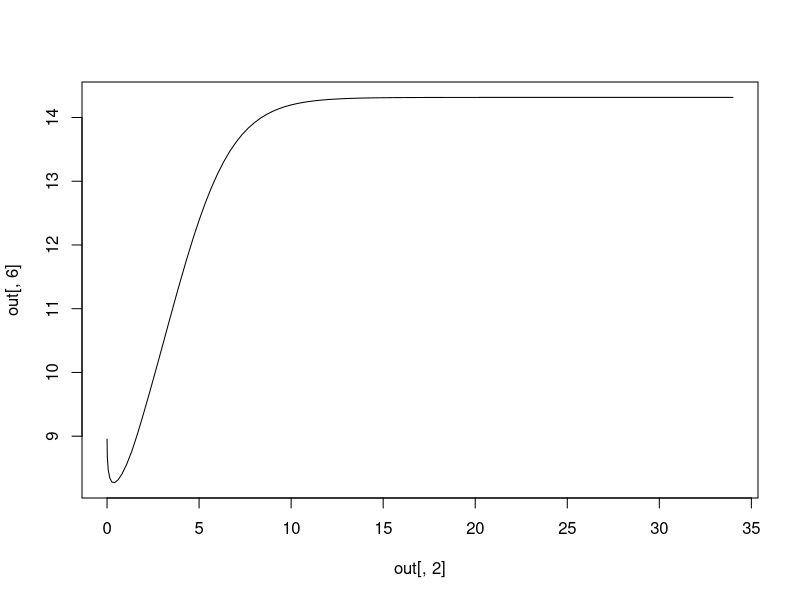

Reproduce this figure in R.
library(deSolve)

v <- 200 / 60

# the forcing functions; rule = 2 avoids NaNs in interpolation
Speed <- approxfun(x = c(0,1,100), y = c(0,v,v), method = "linear", rule = 2)

model <- function(time, y, params) {
  with(as.list(c(y, params)), {
    V_air = (b * A) * (P_atm) / P
    dx = Speed(time)
    dP = -P / V_air * ((-dx * A) + (P / (R * mu)))
    dV = -P / (R * mu)
    
    dz = Speed(time) - ((sigma_0 * abs(Speed(time))) / Fc) * z
    Ff = sigma_0 * z
    
    F = P * A + Fc
    
    Q = -dV
    list(c(dx, dP, dV, dz), F = F, b_air = V_air / A, Q = Q, Ff = Ff)
  })
}

endofdelivery <- function(x, y, parms) {
  with(as.list(c(y, parms)), {
    x - 34
  })}


yini <- c(
  x = 0,
  P = 0.101325, #1 ATM
  V = 2000, #mm^3
  z = 0
) 
params <- c(
  Fc = 3, #N
  Fs = 5, #N
  v_s = 2,
  j = 1,
  sigma_0 = 100,
  A = 58.77, #mm^2
  mu = 9.1, #cP
  R = .000108, #MPa / (cP * mm^3/s)
  b = 3, #mm
  P_atm = 0.101325, #1 ATM
  speed = 500/60 #mm/s
)

steps <- seq(0, 15, .1)

out <- lsodar(yini, steps, model, params, rootfunc = endofdelivery)
out

plot(out[,2], out[,6], type = 'l')
